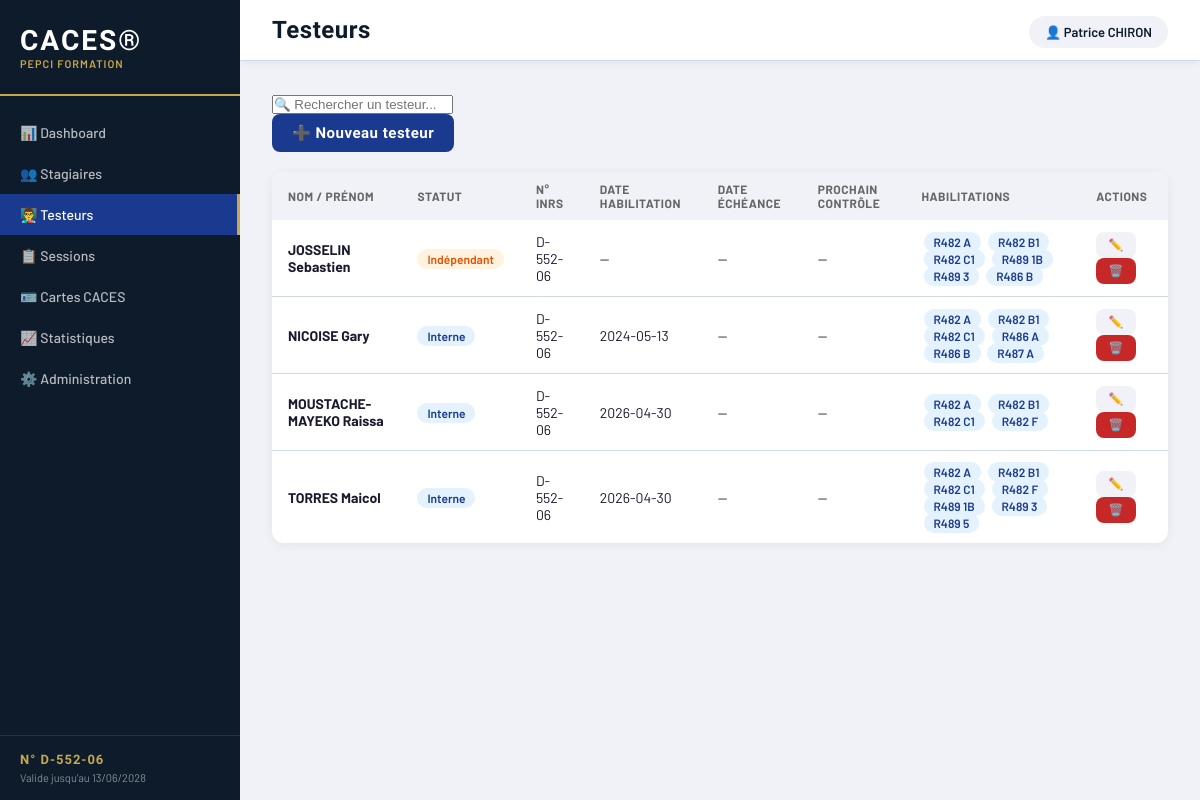
The page /testeurs on the database as committed earlier.
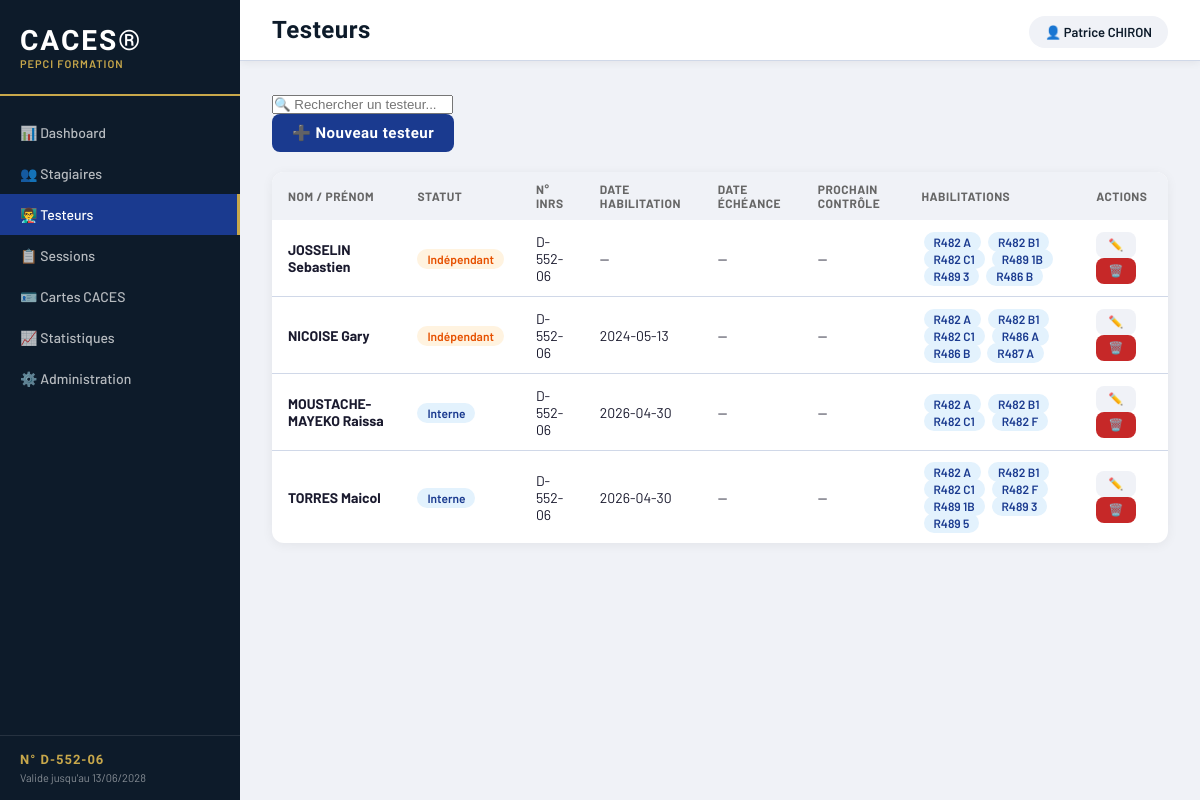
The same page on the database as committed later.
### app/models/testeur.py (models this page shows)
class Testeur(Base):
    __tablename__ = "testeurs"
    id = Column(Integer, primary_key=True, index=True)
    nom = Column(String(100), nullable=False)
    prenom = Column(String(100), nullable=False)
    email = Column(String(200), nullable=True)
    telephone = Column(String(20), nullable=True)
    photo = Column(String(500), nullable=True)
    statut = Column(String(20), default="interne")
    entreprise = Column(String(200), nullable=True)
    numero_inrs = Column(String(50), nullable=True)
    date_habilitation = Column(Date, nullable=True)
    date_expiration_habilitation = Column(Date, nullable=True)
    visite_medicale = Column(Date, nullable=True)
    formation_continue = Column(Date, nullable=True)
    date_prochain_controle = Column(Date, nullable=True)
    note = Column(Text, nullable=True)
    date_creation = Column(DateTime, default=datetime.utcnow)
    actif = Column(Boolean, default=True)

### app/main.py (the view)
@app.get("/testeurs")
def page_testeurs(request: Request):
    db = SessionLocal()
    liste = db.query(Testeur).filter(Testeur.actif == True).all()
    for t in liste:
        t.habilitations = db.query(HabilitationTesteur).filter(
            HabilitationTesteur.testeur_id == t.id,
            HabilitationTesteur.actif == True
        ).all()
    db.close()
    return templates.TemplateResponse(
        request=request,
        name="testeurs.html",
        context={
            "page": "testeurs",
            "testeurs": liste
        }
    )

### templates/testeurs.html (shortened to what this page needs)
{% extends "base.html" %}
{% block title %}Testeurs{% endblock %}
{% block content %}
<div class="toolbar">
    <div class="toolbar-left">
        <input type="text" id="search" placeholder="🔍 Rechercher un testeur..." class="search-input" onkeyup="filtrer()">
    </div>
    <div class="toolbar-right">
        <button class="btn btn-primary" onclick="ouvrirFormulaire()">➕ Nouveau testeur</button>
    </div>
</div>
<div class="card" style="margin-top: 20px;">
    <table class="table" id="tableau">
        <thead>
            <tr>
                <th>Nom / Prénom</th>
                <th>Statut</th>
                <th>N° INRS</th>
                <th>Date habilitation</th>
                <th>Date échéance</th>
                <th>Prochain contrôle</th>
                <th>Habilitations</th>
                <th>Actions</th>
            </tr>
        </thead>
        <tbody id="tbody">
            {% for t in testeurs %}
            <tr>
                <td><strong>{{ t.nom }} {{ t.prenom }}</strong></td>
                <td>
                    {% if t.statut == 'interne' %}
                        <span class="badge blue">Interne</span>
                    {% elif t.statut == 'independant' %}
                        <span class="badge orange">Indépendant</span>
                    {% else %}
                        <span class="badge green">Entreprise</span>
                    {% endif %}
                </td>
                <td>{{ t.numero_inrs or '—' }}</td>
                <td>{{ t.date_habilitation or '—' }}</td>
                <td>
                    {% if t.date_expiration_habilitation %}
                        <span class="badge orange">{{ t.date_expiration_habilitation }}</span>
                    {% else %}—{% endif %}
                </td>
                <td>
                    {% if t.date_prochain_controle %}
                        <span class="badge orange">{{ t.date_prochain_controle }}</span>
                    {% else %}—{% endif %}
                </td>
                <td>
                    {% for h in t.habilitations %}
                        <span class="badge blue" style="margin:2px;">{{ h.famille }} {{ h.categorie }}</span>
                    {% endfor %}
                </td>
                <td>
                    <button class="btn btn-secondary" style="padding:6px 12px; font-size:12px;"
                        onclick="editer(
                            {{ t.id }},
                            '{{ t.nom }}',
                            '{{ t.prenom }}',
                            '{{ t.statut }}',
                            '{{ t.entreprise or '' }}',
                            '{{ t.numero_inrs or '' }}',
                            '{{ t.email or '' }}',
                            '{{ t.telephone or '' }}',
                            '{{ t.date_habilitation or '' }}',
                            '{{ t.date_expiration_habilitation or '' }}',
                            '{{ t.visite_medicale or '' }}',
                            '{{ t.formation_continue or '' }}',
                            '{{ t.date_prochain_controle or '' }}',
                            '{{ t.note or '' }}'
                        )">✏️</button>
                    <button class="btn btn-danger" style="padding:6px 12px; font-size:12px;"
                        onclick="archiver({{ t.id }}, '{{ t.nom }} {{ t.prenom }}')">🗑️</button>
                </td>
            </tr>
            {% endfor %}
        </tbody>
    </table>
</div>
{% endblock %}

Rows that differ between the two databases and show on the page:
changed Testeur "NICOISE": statut "Interne" → "Indépendant"
